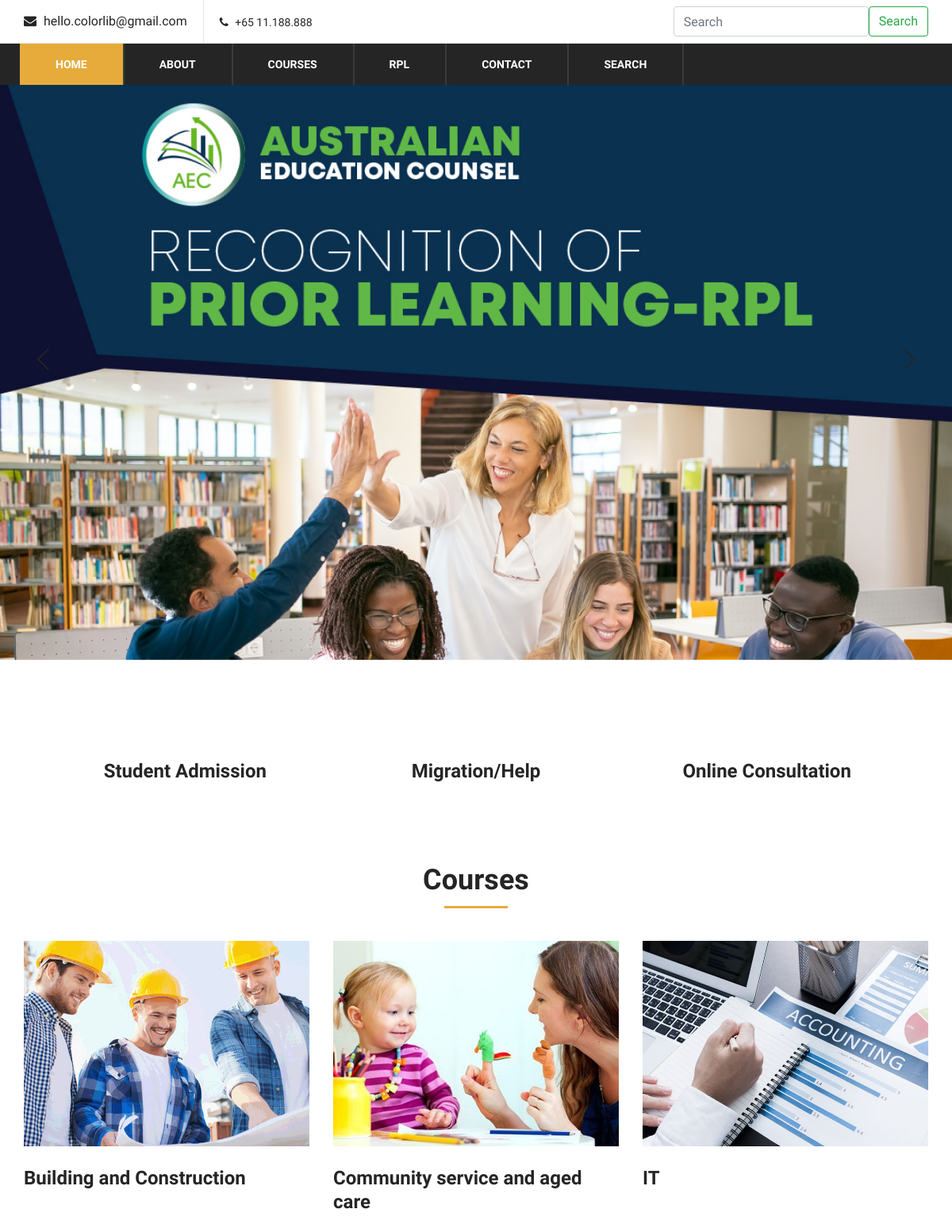
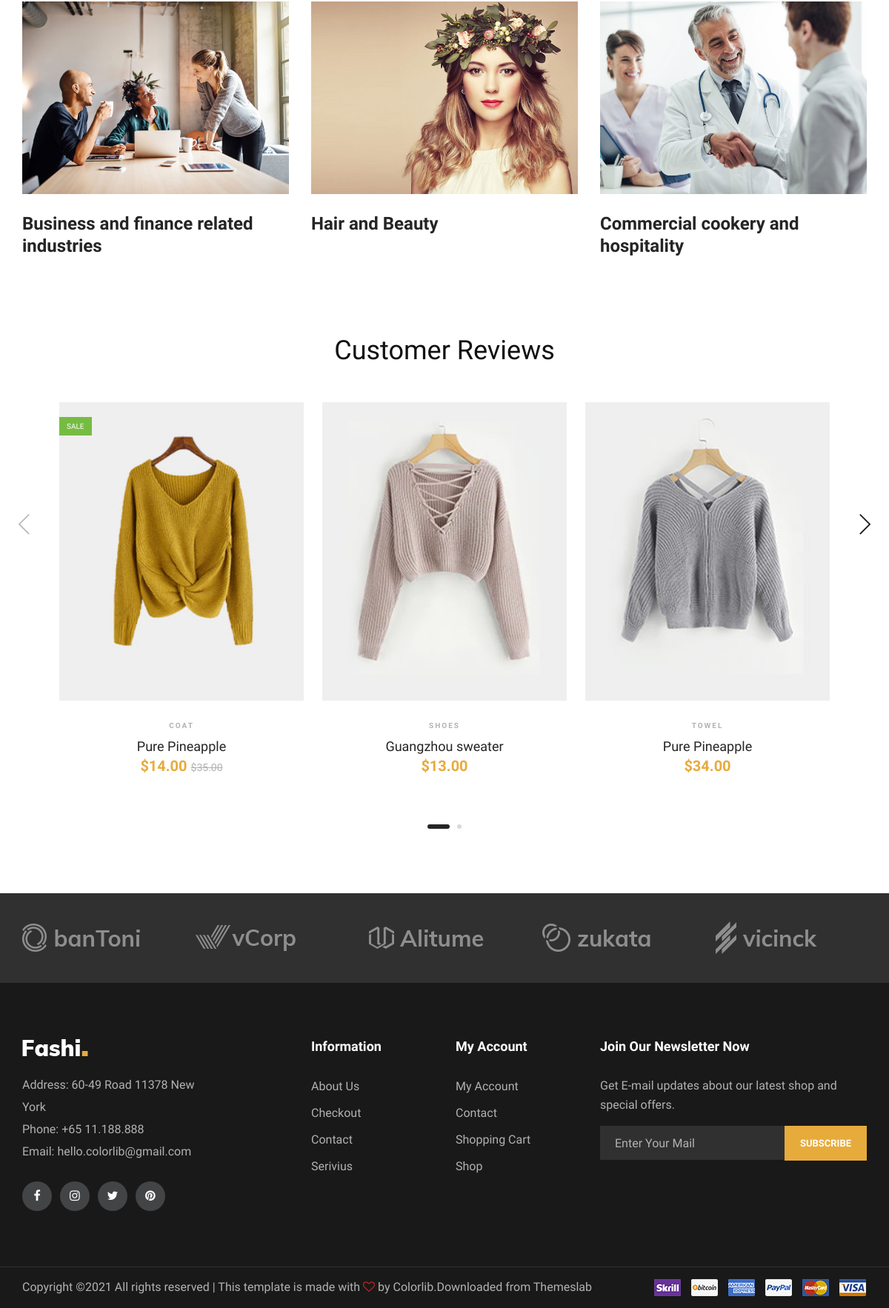
The page / on the database its author committed (2 pictures, top to bottom).
### frontpage/models.py (models this page shows, shortened)
class Slider(models.Model):
    image = models.ImageField(upload_to='media/slider')

class Service(models.Model):
    title = models.CharField(max_length=100)
    image = models.ImageField(upload_to='media/service')

class Category(models.Model):
    name = models.CharField(max_length=200)
    image = models.ImageField(upload_to='media/category', blank=True, null=True)

### frontpage/views.py (the view)
# urls.py: path('', home, name='home'),
def home(request):
    categories = Category.objects.all()
    sliders = Slider.objects.all()
    services = Service.objects.all()
    context = {
        'categories': categories,
        'sliders': sliders,
        'services': services,
    }
    return render(request, 'index.html', context)

### frontpage/custom_context.py (called while the page is built)
def mycontext(request):
    categories = Category.objects.all()
    return {'categories': categories}

### templates/index.html (shortened to what this page needs)
{% extends 'base.html' %}
{% load static %}
{% block content %}
    <section class="hero-section">
        <div class="hero-items owl-carousel">
            {% for s in sliders %}
            <div class="single-hero-items set-bg" data-setbg="{{ s.image.url }}">
            </div>
            {% endfor %}
        </div>
    </section>
    <div class="banner-section spad">
        <div class="container-fluid">
            <div class="row">
                {% for s in services %}
                <div class="col-lg-4">
                    <div class="single-banner">
                        <div class="inner-text mt-5">
                            <h4>{{ s.title }}</h4>
                        </div>
                    </div>
                </div>
                {% endfor %}
            </div>
        </div>
    </div>
    <section class="latest-blog spad">
        <div class="container">
            <div class="row">
                <div class="col-lg-12">
                    <div class="section-title">
                        <h2>Courses</h2>
                    </div>
                </div>
            </div>
            <div class="row">
                {% for c in categories %}
                <div class="col-lg-4 col-md-6">
                    <div class="single-latest-blog">
                        <img src="{{ c.image.url }}" alt="">
                        <div class="latest-text">
                            <a href="{% url 'category' c.name %}">
                                <h4>{{ c.name }}</h4>
                            </a>
                        </div>
                    </div>
                </div>
                {% endfor %}
            </div>
        </div>
    </section>
     <section class="women-banner spad">
        <div class="container-fluid">
            <h2 class="text-center">Customer Reviews</h2>
            <div class="row mt-5">
                <div class="col-lg-12">
                    <div class="product-slider owl-carousel">
                        <div class="product-item">
                            <div class="pi-pic">
                                <img src="{% static 'img/products/women-1.jpg' %}" alt="">
                                <div class="sale">Sale</div>
                            </div>
                            <div class="pi-text">
                                <div class="catagory-name">Coat</div>
                                <a href="#">
                                    <h5>Pure Pineapple</h5>
                                </a>
                                <div class="product-price">
                                    $14.00
                                    <span>$35.00</span>
                                </div>
                            </div>
                        </div>
                        <div class="product-item">
                            <div class="pi-pic">
                                <img src="{% static 'img/products/women-2.jpg' %}" alt="">
                            </div>
                            <div class="pi-text">
                                <div class="catagory-name">Shoes</div>
                                <a href="#">
                                    <h5>Guangzhou sweater</h5>
                                </a>
                                <div class="product-price">
                                    $13.00
                                </div>
                            </div>
                        </div>
                        <div class="product-item">
                            <div class="pi-pic">
                                <img src="{% static 'img/products/women-3.jpg' %}" alt="">
                            </div>
                            <div class="pi-text">
                                <div class="catagory-name">Towel</div>
                                <a href="#">
                                    <h5>Pure Pineapple</h5>
                                </a>
                                <div class="product-price">
                                    $34.00
                                </div>
                            </div>
                        </div>
                    </div>
                </div>
            </div>
        </div>
    </section>
    <div class="partner-logo">
        <div class="container">
            <div class="logo-carousel owl-carousel">
                <div class="logo-item">
                    <div class="tablecell-inner">
                        <img src="{% static 'img/logo-carousel/logo-1.png' %}" alt="">
                    </div>
                </div>
                <div class="logo-item">
                    <div class="tablecell-inner">
                        <img src="{% static 'img/logo-carousel/logo-2.png' %}" alt="">
                    </div>
                </div>
                <div class="logo-item">
                    <div class="tablecell-inner">
                        <img src="{% static 'img/logo-carousel/logo-3.png' %}" alt="">
                    </div>
                </div>
                <div class="logo-item">
                    <div class="tablecell-inner">
                        <img src="{% static 'img/logo-carousel/logo-4.png' %}" alt="">
                    </div>
                </div>
                <div class="logo-item">
                    <div class="tablecell-inner">
                        <img src="{% static 'img/logo-carousel/logo-5.png' %}" alt="">
                    </div>
                </div>
            </div>
        </div>
    </div>
{% endblock %}

### templates/base.html (shortened to what this page needs)
{% load static %}
<!DOCTYPE html>
<html lang="zxx">
<head>
    <link rel="stylesheet" href="{% static 'css/bootstrap.min.css' %}" type="text/css">
    <link rel="stylesheet" href="{% static 'css/font-awesome.min.css' %}" type="text/css">
    <link rel="stylesheet" href="{% static 'css/themify-icons.css' %}" type="text/css">
    <link rel="stylesheet" href="{% static 'css/elegant-icons.css' %}" type="text/css">
    <link rel="stylesheet" href="{% static 'css/owl.carousel.min.css' %}" type="text/css">
    <link rel="stylesheet" href="{% static 'css/nice-select.css' %}" type="text/css">
    <link rel="stylesheet" href="{% static 'css/jquery-ui.min.css' %}" type="text/css">
    <link rel="stylesheet" href="{% static 'css/slicknav.min.css' %}" type="text/css">
    <link rel="stylesheet" href="{% static 'css/style.css' %}" type="text/css">
    <link rel="stylesheet" href="//code.jquery.com/ui/1.12.1/themes/base/jquery-ui.css">
</head>
<body>
    <header class="header-section">
        <div class="header-top">
            <div class="container">
                <div class="ht-left">
                    <div class="mail-service">
                        <i class=" fa fa-envelope"></i>
                        hello.colorlib@gmail.com
                    </div>
                    <div class="phone-service">
                        <i class=" fa fa-phone"></i>
                        +65 11.188.888
                    </div>
                </div>
                <div class="ht-right">
                    <form class="d-flex mt-2" action="/search" method="POST">
                        <input class="form-control me-2" type="search" id="tags" name="search_category" placeholder="Search" aria-label="Search">
                        <button class="btn btn-outline-success" type="submit">Search</button>
                    </form>
                </div>
            </div>
        </div>
        <div class="nav-item">
            <div class="container">
                <nav class="nav-menu mobile-menu">
                    <ul>
                        <li class="active"><a href="./index.html">Home</a></li>
                        <li><a href="./shop.html">About</a></li>
                        <li><a href="#">Courses</a>
                        </li>
                        <li><a href="./blog.html">RPL</a></li>
                        <li><a href="./contact.html">Contact</a></li>
                        <li><a href="./contact.html">Search</a></li>
                    </ul>
                </nav>
            </div>
        </div>
    </header>
    {% block content %}
    {% endblock %}
    <footer class="footer-section">
        <div class="container">
            <div class="row">
                <div class="col-lg-3">
                    <div class="footer-left">
                        <div class="footer-logo">
                            <a href="#"><img src="{% static 'img/footer-logo.png' %}" alt=""></a>
                        </div>
                        <ul>
                            <li>Address: 60-49 Road 11378 New York</li>
                            <li>Phone: +65 11.188.888</li>
                            <li>Email: hello.colorlib@gmail.com</li>
                        </ul>
                        <div class="footer-social">
                            <a href="#"><i class="fa fa-facebook"></i></a>
                            <a href="#"><i class="fa fa-instagram"></i></a>
                            <a href="#"><i class="fa fa-twitter"></i></a>
                            <a href="#"><i class="fa fa-pinterest"></i></a>
                        </div>
                    </div>
                </div>
                <div class="col-lg-2 offset-lg-1">
                    <div class="footer-widget">
                        <h5>Information</h5>
                        <ul>
                            <li><a href="#">About Us</a></li>
                            <li><a href="#">Checkout</a></li>
                            <li><a href="#">Contact</a></li>
                            <li><a href="#">Serivius</a></li>
                        </ul>
                    </div>
                </div>
                <div class="col-lg-2">
                    <div class="footer-widget">
                        <h5>My Account</h5>
                        <ul>
                            <li><a href="#">My Account</a></li>
                            <li><a href="#">Contact</a></li>
                            <li><a href="#">Shopping Cart</a></li>
                            <li><a href="#">Shop</a></li>
                        </ul>
                    </div>
                </div>
                <div class="col-lg-4">
                    <div class="newslatter-item">
                        <h5>Join Our Newsletter Now</h5>
                        <p>Get E-mail updates about our latest shop and special offers.</p>
                        <form action="#" class="subscribe-form">
                            <input type="text" placeholder="Enter Your Mail">
                            <button type="button">Subscribe</button>
                        </form>
                    </div>
                </div>
            </div>
        </div>
        <div class="copyright-reserved">
            <div class="container">
                <div class="row">
                    <div class="col-lg-12">
                        <div class="copyright-text">
Copyright &copy;<script>document.write(new Date().getFullYear());</script> All rights reserved | This template is made with <i class="fa fa-heart-o" aria-hidden="true"></i> by <a href="https://colorlib.com" target="_blank">Colorlib</a>.Downloaded from <a href="https://themeslab.org/" target="_blank">Themeslab</a>
                        </div>
                        <div class="payment-pic">
                            <img src="{% static 'img/payment-method.png' %}" alt="">
                        </div>
                    </div>
                </div>
            </div>
        </div>
    </footer>
</body>
</html>

### rows shown on the page
Service: title "Student Admission"
Service: title "Migration/Help"
Service: title "Online Consultation"
Category: image (picture), name "Building and Construction"
Category: image (picture), name "Community service and aged care"
Category: image (picture), name "IT"
Category: image (picture), name "Business and finance related industries"
Category: image (picture), name "Hair and Beauty"
Category: image (picture), name "Commercial cookery and hospitality"
